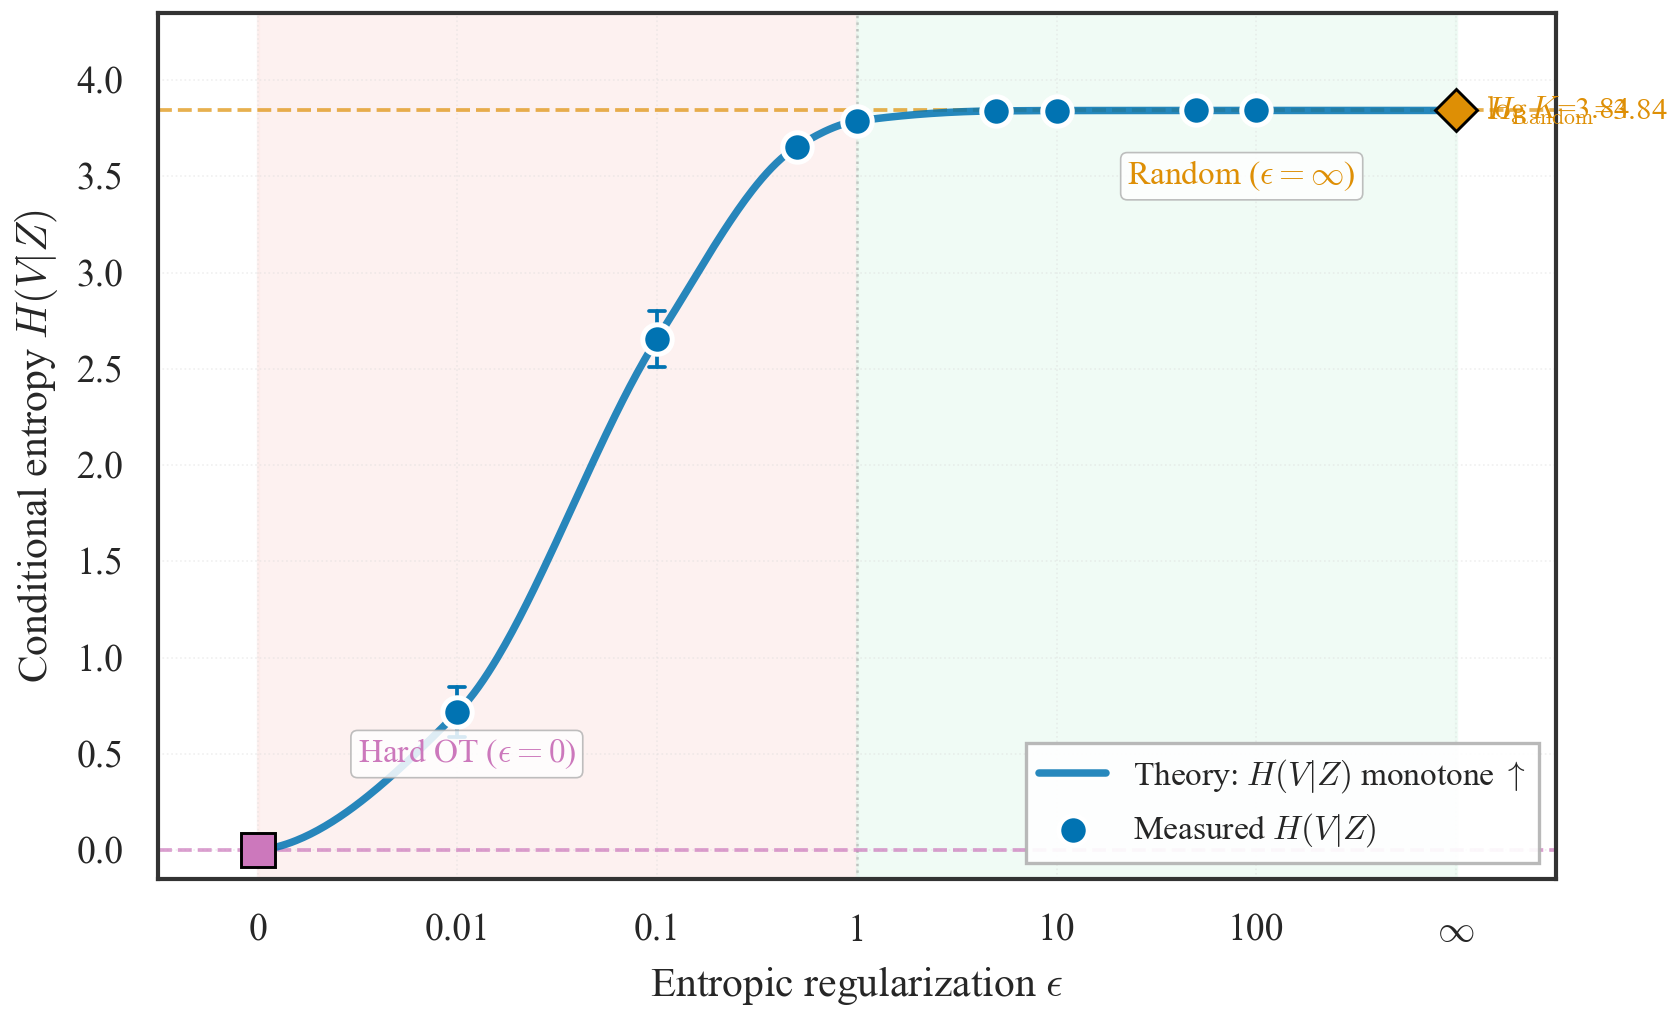

Generate this figure with Python:
"""
Figure 4: Entropy Phase Diagram — H(V|Z) vs Sinkhorn regularization epsilon. (seaborn)

Monotone transition from Hard OT (epsilon=0, H=0) to Random coupling
(epsilon=inf, H=log K). Uses sns.lineplot() for theory curve and
sns.scatterplot() for measured data points with error bars.

Data: work_dirs/stability/warm_restart_v2/.../velocity_entropy_results.json

Run:  python entropy_phase.py
Outputs: entropy_phase.pdf, entropy_phase.png
"""

from __future__ import annotations

import json
from pathlib import Path

import pandas as pd
import numpy as np
import matplotlib.pyplot as plt
from scipy.interpolate import PchipInterpolator

from figure_style import *

DATA_PATH = (
    HERE.parent.parent.parent.parent
    / "work_dirs/stability/warm_restart_v2/20260519_182534/"
    / "LDMDet_backup/results/velocity_entropy_results.json"
)

K_MEAN = 46.6
LOG_K = np.log(K_MEAN)


def load_entropy_data(path: Path) -> dict:
    with open(path) as f:
        return json.load(f)


def main() -> None:
    data = load_entropy_data(DATA_PATH)

    # Extract stochastic-OT series
    eps_vals: list[float] = []
    h_means: list[float] = []
    h_stds: list[float] = []
    for key, entry in data.items():
        if entry.get("coupling") != "stochastic":
            continue
        eps_vals.append(float(entry["epsilon"]))
        h_means.append(float(entry["H_V_Z_mean"]))
        h_stds.append(float(entry["H_V_Z_std"]))

    order = np.argsort(eps_vals)
    eps_vals = [eps_vals[i] for i in order]
    h_means = [h_means[i] for i in order]
    h_stds = [h_stds[i] for i in order]

    h_hard_ot = float(data["ot"]["H_V_Z_mean"])
    h_random = float(data["random"]["H_V_Z_mean"])
    h_random_std = float(data["random"]["H_V_Z_std"])

    # Axes in log10(epsilon) space
    x_left = -3.0
    x_right = 3.0
    x_data = np.log10(np.array(eps_vals))

    # Monotone PCHIP interpolation for theory curve
    x_fit = np.concatenate(([x_left], x_data, [x_right]))
    y_fit = np.concatenate(([h_hard_ot], h_means, [h_random]))
    pchip = PchipInterpolator(x_fit, y_fit)
    x_dense = np.linspace(x_left, x_right, 500)
    y_dense = pchip(x_dense)

    # Tidy DataFrame for measured data
    df_meas = pd.DataFrame({
        "log_eps": x_data,
        "H": h_means,
        "H_std": h_stds,
    })

    # Plot
    fig, ax = plt.subplots(figsize=(5.6, 3.4), constrained_layout=True)

    # Region backgrounds
    ax.axvspan(x_left, 0.0, color=C_DANGER, alpha=0.7, zorder=0)
    ax.axvspan(0.0, x_right, color=C_SAFE, alpha=0.7, zorder=0)
    ax.axvline(0.0, color="0.5", ls=":", lw=0.6, alpha=0.4, zorder=1)

    # Horizontal reference lines
    ax.axhline(LOG_K, color=C_RAND, ls="--", lw=0.9, alpha=0.7, zorder=2)
    ax.axhline(h_hard_ot, color=C_OT, ls="--", lw=0.9, alpha=0.7, zorder=2)

    # Theory curve via seaborn
    df_theory = pd.DataFrame({"x": x_dense, "y": y_dense})
    sns.lineplot(data=df_theory, x="x", y="y", color=C_RF,
                 linewidth=1.8, alpha=0.85, zorder=3, ax=ax,
                 label=r"Theory: $H(V|Z)$ monotone $\uparrow$")

    # Measured data via seaborn scatter + manual error bars
    sns.scatterplot(data=df_meas, x="log_eps", y="H", color=C_RF,
                    s=50, edgecolor="white", linewidth=1.2,
                    zorder=5, ax=ax, label=r"Measured $H(V|Z)$")
    # Error bars (seaborn doesn't support yerr natively)
    for _, row in df_meas.iterrows():
        ax.plot([row["log_eps"], row["log_eps"]],
                [row["H"] - row["H_std"], row["H"] + row["H_std"]],
                color=C_RF, lw=0.9, zorder=4)
        ax.plot([row["log_eps"] - 0.04, row["log_eps"] + 0.04],
                [row["H"] - row["H_std"], row["H"] - row["H_std"]],
                color=C_RF, lw=0.9, zorder=4)
        ax.plot([row["log_eps"] - 0.04, row["log_eps"] + 0.04],
                [row["H"] + row["H_std"], row["H"] + row["H_std"]],
                color=C_RF, lw=0.9, zorder=4)

    # Endpoint markers
    ax.plot(x_left, h_hard_ot, "s", color=C_OT, ms=8, mfc=C_OT,
            mec="black", mew=0.7, zorder=6)
    ax.plot(x_right, h_random, "D", color=C_RAND, ms=7, mfc=C_RAND,
            mec="black", mew=0.7, zorder=6)

    # Endpoint labels with lead lines
    lead_label(ax, "Hard OT ($\\epsilon{=}0$)",
               xy=(x_left, h_hard_ot), xytext=(x_left + 0.5, 0.5),
               fontsize=8, ha="left", va="center", color=C_OT)
    lead_label(ax, "Random ($\\epsilon{=}\\infty$)",
               xy=(x_right, h_random), xytext=(x_right - 0.5, 3.5),
               fontsize=8, ha="right", va="center", color=C_RAND)

    # Reference line annotations
    ax.text(x_right + 0.15, LOG_K, r"$\log K$" + f"={LOG_K:.2f}",
            fontsize=7.5, ha="left", va="center", color=C_RAND, zorder=4)
    ax.text(x_right + 0.15, h_random,
            f"$H_{{\\mathrm{{Random}}}}$={h_random:.2f}",
            fontsize=7.5, ha="left", va="center", color=C_RAND, zorder=4)

    # Axes
    ax.set_xlabel(r"Entropic regularization $\epsilon$", fontsize=10)
    ax.set_ylabel(r"Conditional entropy $H(V|Z)$", fontsize=10)

    tick_positions = [x_left, -2, -1, 0, 1, 2, x_right]
    tick_labels = ["0", "0.01", "0.1", "1", "10", "100", r"$\infty$"]
    ax.set_xticks(tick_positions)
    ax.set_xticklabels(tick_labels)
    ax.set_xlim(x_left - 0.5, x_right + 0.5)
    ax.set_ylim(-0.15, 4.35)
    ax.set_axisbelow(True)
    ax.grid(ls=":", lw=0.4, alpha=0.4, zorder=0)

    sns.move_legend(ax, "lower right", frameon=True, framealpha=0.92,
                    fontsize=8, edgecolor="0.7")

    save_fig(fig, "entropy_phase")


if __name__ == "__main__":
    main()
